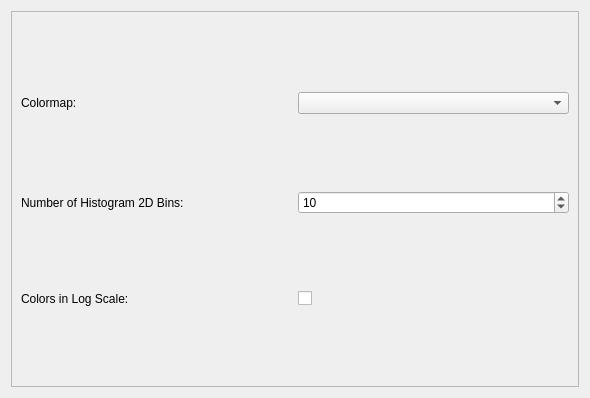
<?xml version="1.0" encoding="UTF-8"?>
<ui version="4.0">
 <class>Form</class>
 <widget class="QWidget" name="Form">
  <property name="geometry">
   <rect>
    <x>0</x>
    <y>0</y>
    <width>590</width>
    <height>398</height>
   </rect>
  </property>
  <property name="windowTitle">
   <string>Form</string>
  </property>
  <layout class="QVBoxLayout" name="verticalLayout">
   <item>
    <widget class="QScrollArea" name="scrollArea">
     <property name="minimumSize">
      <size>
       <width>300</width>
       <height>150</height>
      </size>
     </property>
     <property name="widgetResizable">
      <bool>true</bool>
     </property>
     <widget class="QWidget" name="scrollAreaWidgetContents">
      <property name="geometry">
       <rect>
        <x>0</x>
        <y>0</y>
        <width>570</width>
        <height>378</height>
       </rect>
      </property>
      <layout class="QGridLayout" name="gridLayout">
       <item row="3" column="0">
        <widget class="QLabel" name="label_4">
         <property name="text">
          <string>Colors in Log Scale:</string>
         </property>
        </widget>
       </item>
       <item row="2" column="0">
        <widget class="QLabel" name="label_3">
         <property name="text">
          <string>Number of Histogram 2D Bins:</string>
         </property>
        </widget>
       </item>
       <item row="0" column="0">
        <widget class="QLabel" name="label">
         <property name="text">
          <string>Colormap:</string>
         </property>
        </widget>
       </item>
       <item row="2" column="1">
        <widget class="QSpinBox" name="number_of_bins_spinbox">
         <property name="minimum">
          <number>2</number>
         </property>
         <property name="maximum">
          <number>10000</number>
         </property>
         <property name="value">
          <number>10</number>
         </property>
        </widget>
       </item>
       <item row="3" column="1">
        <widget class="QCheckBox" name="log_scale_checkbox">
         <property name="text">
          <string/>
         </property>
        </widget>
       </item>
       <item row="0" column="1">
        <widget class="QComboBox" name="colormap_combobox"/>
       </item>
      </layout>
     </widget>
    </widget>
   </item>
  </layout>
 </widget>
 <resources/>
 <connections/>
</ui>
